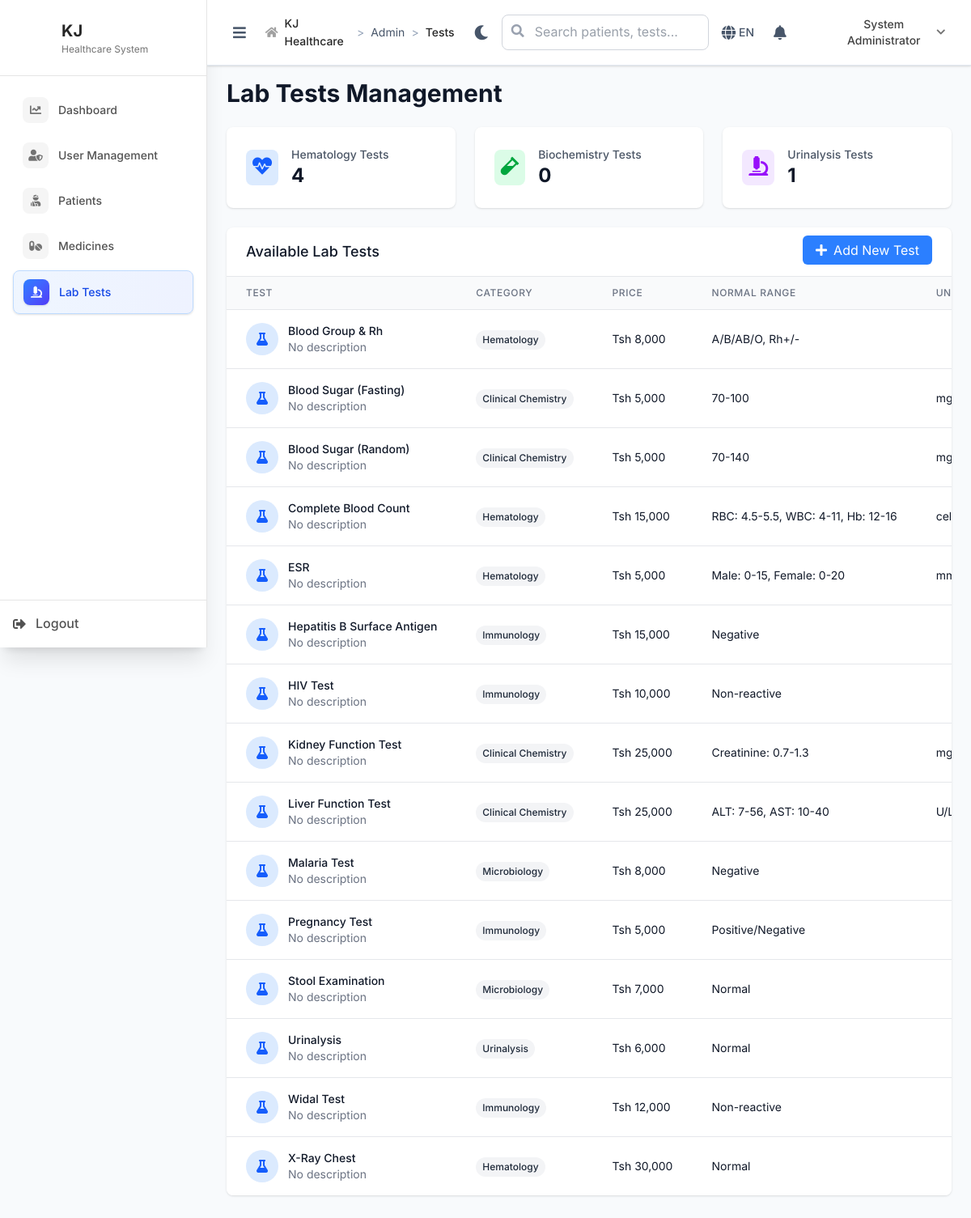
/admin/tests (signed in), run on an earlier commit of the app's database.
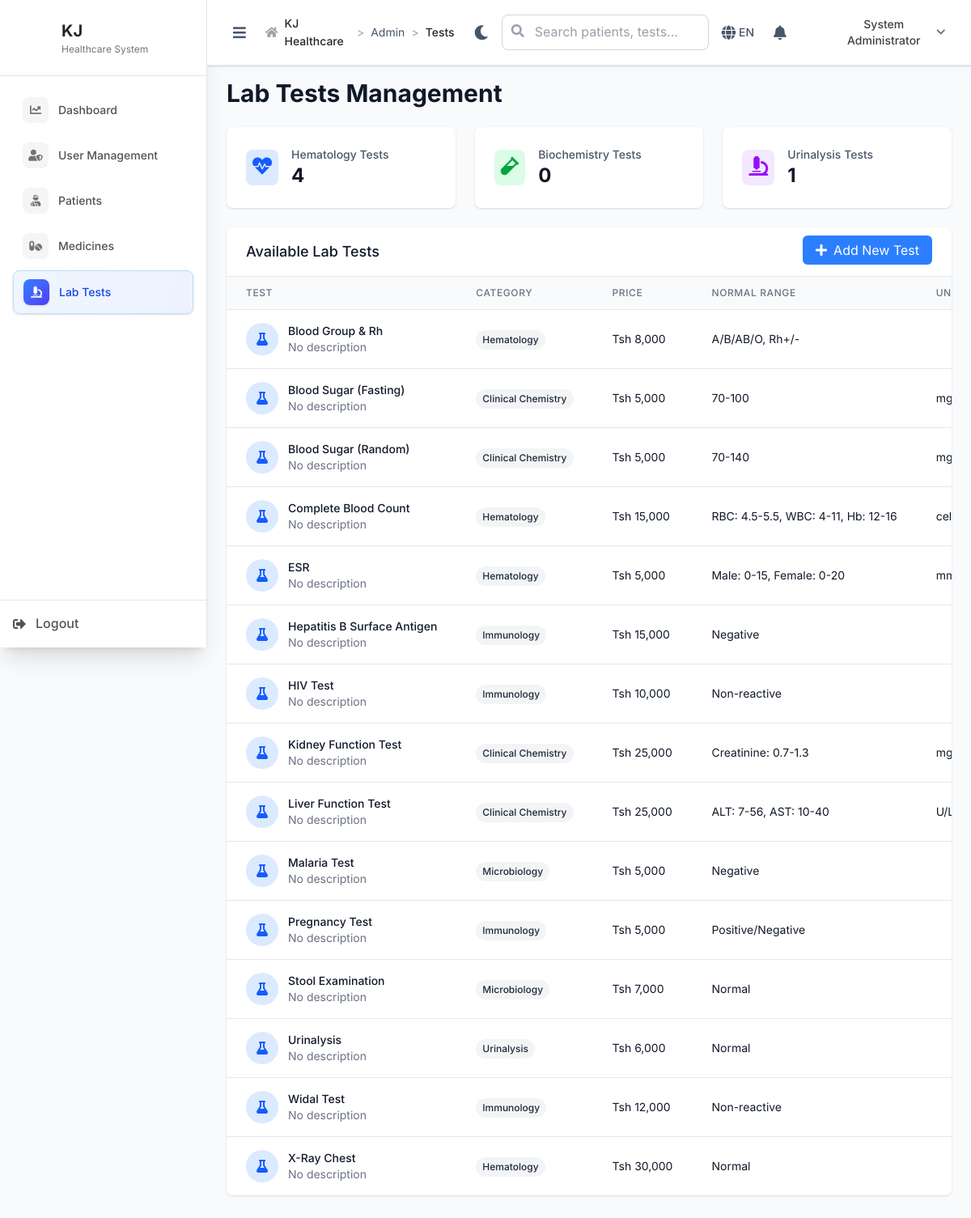
And on a later commit of the database.
### tables this page shows
CREATE TABLE `lab_tests` (
  `id` int NOT NULL,
  `test_name` varchar(200) NOT NULL,
  `test_code` varchar(50) NOT NULL,
  `category_id` int NOT NULL,
  `price` decimal(10,2) NOT NULL,
  `normal_range` varchar(100) DEFAULT NULL,
  `unit` varchar(20) DEFAULT NULL,
  `description` text,
  `turn_around_time` int DEFAULT NULL COMMENT 'Expected time in minutes',
  `is_active` tinyint(1) DEFAULT '1',
  `created_at` timestamp NULL DEFAULT CURRENT_TIMESTAMP,
  `updated_at` timestamp NULL DEFAULT CURRENT_TIMESTAMP ON UPDATE CURRENT_TIMESTAMP
);

CREATE TABLE `lab_test_categories` (
  `id` int NOT NULL,
  `category_name` varchar(100) NOT NULL,
  `category_code` varchar(20) NOT NULL,
  `description` text,
  `is_active` tinyint(1) DEFAULT '1',
  `created_at` timestamp NULL DEFAULT CURRENT_TIMESTAMP,
  `updated_at` timestamp NULL DEFAULT CURRENT_TIMESTAMP ON UPDATE CURRENT_TIMESTAMP
);

### includes/BaseController.php (called while the page is built, shortened)
<?php
class BaseController {
    public function __construct() {
        global $pdo;
        $this->pdo = $pdo;
    }
    protected function render($view, $data = []) {
        extract($data);
        include __DIR__ . "/../views/{$view}.php";
    }
}
?>

### controllers/AdminController.php (called while the page is built, shortened)
<?php
require_once __DIR__ . '/../includes/BaseController.php';
class AdminController extends BaseController {
    public function tests() {
        $tests = $this->pdo->query("
            SELECT lt.id, lt.test_name as name, lt.test_code as code,
                   lt.category_id, lt.price, lt.normal_range, lt.unit,
                   ltc.category_name as category
            FROM lab_tests lt
            LEFT JOIN lab_test_categories ltc ON lt.category_id = ltc.id
            ORDER BY lt.test_name
        ")->fetchAll();
        $this->render('admin/tests', [
            'tests' => $tests
        ]);
    }
}
?>

### index.php (called while the page is built, shortened)
<?php
$request = $_SERVER['REQUEST_URI'];
$path = parse_url($request, PHP_URL_PATH);
if (strpos($path, BASE_PATH) === 0) {
    $path = substr($path, strlen(BASE_PATH));
}
$path = ltrim($path, '/');
$segments = explode('/', $path);
$controller = $segments[0] ?? 'auth';
$action = $segments[1] ?? 'login';
try {
    $controllerInstance = new $controllerClass();
    $params = array_slice($segments, 2);
    call_user_func_array([$controllerInstance, $action], $params);
} catch (Throwable $e) {
    Logger::error("Error in controller: " . $e->getMessage(), [
        'controller' => $controller,
        'action' => $action,
        'file' => $e->getFile(),
        'line' => $e->getLine(),
        'trace' => $e->getTraceAsString()
    ]);
    error_log("Error in controller: " . $e->getMessage());
    http_response_code(500);
    echo "Internal server error";
}
?>

### views/admin/tests.php (the view, shortened to what the changed rows need)
<div class="space-y-6">
    <div class="flex items-center justify-between">
        <h1 class="text-3xl font-bold text-gray-900" >Lab Tests Management</h1>
    </div>
    <div class="bg-white rounded-lg shadow overflow-hidden">
        <div class="overflow-x-auto">
            <table class="min-w-full divide-y divide-gray-200">
                <thead class="bg-gray-50">
                    <tr>
                        <th class="px-6 py-3 text-left text-xs font-medium text-gray-500 uppercase tracking-wider">Test</th>
                        <th class="px-6 py-3 text-left text-xs font-medium text-gray-500 uppercase tracking-wider">Category</th>
                        <th class="px-6 py-3 text-left text-xs font-medium text-gray-500 uppercase tracking-wider">Price</th>
                        <th class="px-6 py-3 text-left text-xs font-medium text-gray-500 uppercase tracking-wider">Normal Range</th>
                        <th class="px-6 py-3 text-left text-xs font-medium text-gray-500 uppercase tracking-wider">Unit</th>
                    </tr>
                </thead>
                <tbody class="bg-white divide-y divide-gray-200">
                    <?php foreach ($tests as $test): ?>
                    <tr class="hover:bg-gray-50">
                        <td class="px-6 py-4 whitespace-nowrap">
                            <div class="flex items-center">
                                <div class="w-10 h-10 bg-blue-100 rounded-full flex items-center justify-center mr-3">
                                    <i class="fas fa-flask text-blue-600"></i>
                                </div>
                                <div>
                                    <div class="text-sm font-medium text-gray-900">
                                        <?php echo htmlspecialchars($test['name']); ?>
                                    </div>
                                    <div class="text-sm text-gray-500">
                                        <?php echo htmlspecialchars($test['description'] ?? 'No description'); ?>
                                    </div>
                                </div>
                            </div>
                        </td>
                        <td class="px-6 py-4 whitespace-nowrap">
                            <span class="inline-flex px-2 py-1 text-xs font-medium rounded-full bg-gray-100 text-gray-800">
                                <?php echo htmlspecialchars($test['category'] ?? 'General'); ?>
                            </span>
                        </td>
                        <td class="px-6 py-4 whitespace-nowrap text-sm text-gray-900">
                            Tsh <?php echo number_format($test['price'], 0, '.', ','); ?>
                        </td>
                        <td class="px-6 py-4 whitespace-nowrap text-sm text-gray-900">
                            <?php echo htmlspecialchars($test['normal_range'] ?? 'N/A'); ?>
                        </td>
                        <td class="px-6 py-4 whitespace-nowrap text-sm text-gray-900">
                        </td>
                    </tr>
                    <?php endforeach; ?>
                </tbody>
            </table>
        </div>
    </div>
  </div>

What changed in the data, as far as the page shows it:
changed lab_tests "Malaria Test": price "8,000" → "5,000"
